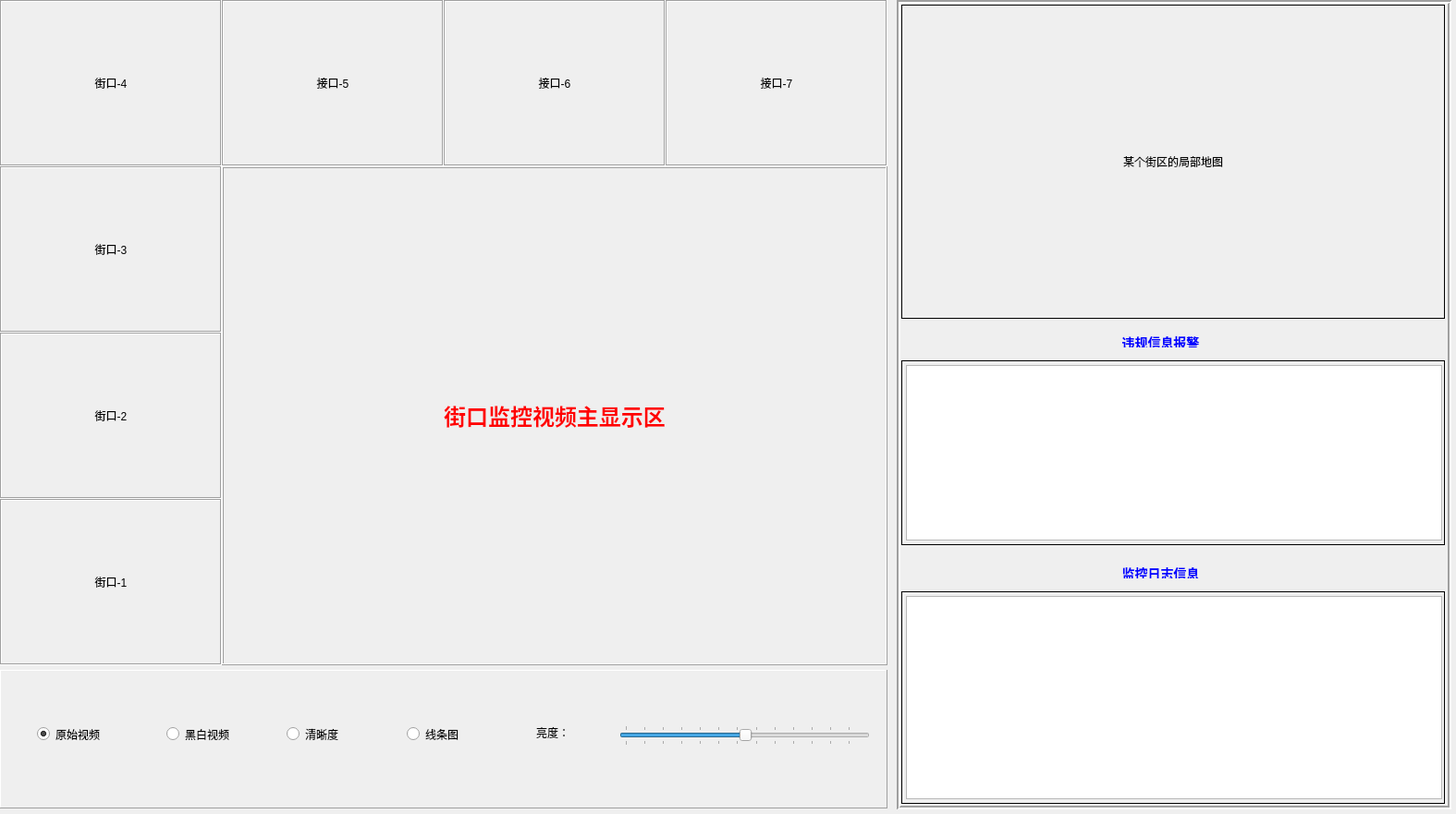
<?xml version="1.0" encoding="UTF-8"?>
<ui version="4.0">
 <class>Traffic</class>
 <widget class="QDialog" name="Traffic">
  <property name="geometry">
   <rect>
    <x>0</x>
    <y>0</y>
    <width>1575</width>
    <height>881</height>
   </rect>
  </property>
  <property name="windowTitle">
   <string>交通违规监控系统</string>
  </property>
  <widget class="QFrame" name="frm_video_main">
   <property name="geometry">
    <rect>
     <x>240</x>
     <y>180</y>
     <width>720</width>
     <height>540</height>
    </rect>
   </property>
   <property name="frameShape">
    <enum>QFrame::Box</enum>
   </property>
   <property name="frameShadow">
    <enum>QFrame::Raised</enum>
   </property>
   <property name="lineWidth">
    <number>1</number>
   </property>
   <widget class="WLabel" name="lbl_video_main">
    <property name="geometry">
     <rect>
      <x>0</x>
      <y>0</y>
      <width>720</width>
      <height>540</height>
     </rect>
    </property>
    <property name="midLineWidth">
     <number>1</number>
    </property>
    <property name="text">
     <string>&lt;font color=red size=6&gt;&lt;b&gt;街口监控视频主显示区&lt;/b&gt;&lt;/font&gt;</string>
    </property>
    <property name="alignment">
     <set>Qt::AlignCenter</set>
    </property>
   </widget>
  </widget>
  <widget class="QFrame" name="frame_2">
   <property name="geometry">
    <rect>
     <x>0</x>
     <y>0</y>
     <width>240</width>
     <height>180</height>
    </rect>
   </property>
   <property name="frameShape">
    <enum>QFrame::Box</enum>
   </property>
   <property name="frameShadow">
    <enum>QFrame::Sunken</enum>
   </property>
   <widget class="WLabel" name="lbl_video_4">
    <property name="geometry">
     <rect>
      <x>0</x>
      <y>0</y>
      <width>240</width>
      <height>180</height>
     </rect>
    </property>
    <property name="text">
     <string>街口-4</string>
    </property>
    <property name="alignment">
     <set>Qt::AlignCenter</set>
    </property>
   </widget>
  </widget>
  <widget class="QFrame" name="frame_3">
   <property name="geometry">
    <rect>
     <x>240</x>
     <y>0</y>
     <width>240</width>
     <height>180</height>
    </rect>
   </property>
   <property name="frameShape">
    <enum>QFrame::Box</enum>
   </property>
   <property name="frameShadow">
    <enum>QFrame::Sunken</enum>
   </property>
   <widget class="WLabel" name="lbl_video_5">
    <property name="geometry">
     <rect>
      <x>0</x>
      <y>0</y>
      <width>240</width>
      <height>180</height>
     </rect>
    </property>
    <property name="text">
     <string>接口-5</string>
    </property>
    <property name="alignment">
     <set>Qt::AlignCenter</set>
    </property>
   </widget>
  </widget>
  <widget class="QFrame" name="frame_4">
   <property name="geometry">
    <rect>
     <x>480</x>
     <y>0</y>
     <width>240</width>
     <height>180</height>
    </rect>
   </property>
   <property name="frameShape">
    <enum>QFrame::Box</enum>
   </property>
   <property name="frameShadow">
    <enum>QFrame::Sunken</enum>
   </property>
   <widget class="WLabel" name="lbl_video_6">
    <property name="geometry">
     <rect>
      <x>0</x>
      <y>0</y>
      <width>240</width>
      <height>180</height>
     </rect>
    </property>
    <property name="text">
     <string>接口-6</string>
    </property>
    <property name="alignment">
     <set>Qt::AlignCenter</set>
    </property>
   </widget>
  </widget>
  <widget class="QFrame" name="frame_5">
   <property name="geometry">
    <rect>
     <x>720</x>
     <y>0</y>
     <width>240</width>
     <height>180</height>
    </rect>
   </property>
   <property name="frameShape">
    <enum>QFrame::Box</enum>
   </property>
   <property name="frameShadow">
    <enum>QFrame::Sunken</enum>
   </property>
   <widget class="WLabel" name="lbl_video_7">
    <property name="geometry">
     <rect>
      <x>0</x>
      <y>0</y>
      <width>240</width>
      <height>180</height>
     </rect>
    </property>
    <property name="text">
     <string>接口-7</string>
    </property>
    <property name="alignment">
     <set>Qt::AlignCenter</set>
    </property>
   </widget>
  </widget>
  <widget class="QFrame" name="frame_6">
   <property name="geometry">
    <rect>
     <x>0</x>
     <y>180</y>
     <width>240</width>
     <height>180</height>
    </rect>
   </property>
   <property name="frameShape">
    <enum>QFrame::Box</enum>
   </property>
   <property name="frameShadow">
    <enum>QFrame::Sunken</enum>
   </property>
   <widget class="WLabel" name="lbl_video_3">
    <property name="geometry">
     <rect>
      <x>0</x>
      <y>0</y>
      <width>240</width>
      <height>180</height>
     </rect>
    </property>
    <property name="text">
     <string>街口-3</string>
    </property>
    <property name="alignment">
     <set>Qt::AlignCenter</set>
    </property>
   </widget>
  </widget>
  <widget class="QFrame" name="frame_7">
   <property name="geometry">
    <rect>
     <x>0</x>
     <y>360</y>
     <width>240</width>
     <height>180</height>
    </rect>
   </property>
   <property name="frameShape">
    <enum>QFrame::Box</enum>
   </property>
   <property name="frameShadow">
    <enum>QFrame::Sunken</enum>
   </property>
   <widget class="WLabel" name="lbl_video_2">
    <property name="geometry">
     <rect>
      <x>0</x>
      <y>0</y>
      <width>240</width>
      <height>180</height>
     </rect>
    </property>
    <property name="text">
     <string>街口-2</string>
    </property>
    <property name="alignment">
     <set>Qt::AlignCenter</set>
    </property>
   </widget>
  </widget>
  <widget class="QFrame" name="frame_8">
   <property name="geometry">
    <rect>
     <x>0</x>
     <y>540</y>
     <width>240</width>
     <height>180</height>
    </rect>
   </property>
   <property name="frameShape">
    <enum>QFrame::Box</enum>
   </property>
   <property name="frameShadow">
    <enum>QFrame::Sunken</enum>
   </property>
   <widget class="WLabel" name="lbl_video_1">
    <property name="geometry">
     <rect>
      <x>0</x>
      <y>0</y>
      <width>240</width>
      <height>180</height>
     </rect>
    </property>
    <property name="text">
     <string>街口-1</string>
    </property>
    <property name="alignment">
     <set>Qt::AlignCenter</set>
    </property>
   </widget>
  </widget>
  <widget class="QFrame" name="frame_9">
   <property name="geometry">
    <rect>
     <x>0</x>
     <y>725</y>
     <width>960</width>
     <height>150</height>
    </rect>
   </property>
   <property name="frameShape">
    <enum>QFrame::Panel</enum>
   </property>
   <property name="frameShadow">
    <enum>QFrame::Raised</enum>
   </property>
   <widget class="QRadioButton" name="btn_gray">
    <property name="geometry">
     <rect>
      <x>180</x>
      <y>60</y>
      <width>110</width>
      <height>19</height>
     </rect>
    </property>
    <property name="text">
     <string>黑白视频</string>
    </property>
    <attribute name="buttonGroup">
     <string notr="true">bgr_video_handle</string>
    </attribute>
   </widget>
   <widget class="QRadioButton" name="btn_clear">
    <property name="geometry">
     <rect>
      <x>310</x>
      <y>60</y>
      <width>110</width>
      <height>19</height>
     </rect>
    </property>
    <property name="text">
     <string>清晰度</string>
    </property>
    <attribute name="buttonGroup">
     <string notr="true">bgr_video_handle</string>
    </attribute>
   </widget>
   <widget class="QRadioButton" name="btn_contour">
    <property name="geometry">
     <rect>
      <x>440</x>
      <y>60</y>
      <width>110</width>
      <height>19</height>
     </rect>
    </property>
    <property name="text">
     <string>线条图</string>
    </property>
    <attribute name="buttonGroup">
     <string notr="true">bgr_video_handle</string>
    </attribute>
   </widget>
   <widget class="QSlider" name="sld_brightness">
    <property name="geometry">
     <rect>
      <x>670</x>
      <y>60</y>
      <width>271</width>
      <height>22</height>
     </rect>
    </property>
    <property name="maximum">
     <number>255</number>
    </property>
    <property name="singleStep">
     <number>5</number>
    </property>
    <property name="value">
     <number>128</number>
    </property>
    <property name="orientation">
     <enum>Qt::Horizontal</enum>
    </property>
    <property name="tickPosition">
     <enum>QSlider::TicksBothSides</enum>
    </property>
    <property name="tickInterval">
     <number>20</number>
    </property>
   </widget>
   <widget class="QLabel" name="label_9">
    <property name="geometry">
     <rect>
      <x>580</x>
      <y>60</y>
      <width>68</width>
      <height>15</height>
     </rect>
    </property>
    <property name="text">
     <string>亮度：</string>
    </property>
   </widget>
   <widget class="QRadioButton" name="btn_src">
    <property name="geometry">
     <rect>
      <x>40</x>
      <y>60</y>
      <width>110</width>
      <height>19</height>
     </rect>
    </property>
    <property name="text">
     <string>原始视频</string>
    </property>
    <property name="checked">
     <bool>true</bool>
    </property>
    <attribute name="buttonGroup">
     <string notr="true">bgr_video_handle</string>
    </attribute>
   </widget>
  </widget>
  <widget class="QFrame" name="frm_info">
   <property name="geometry">
    <rect>
     <x>970</x>
     <y>0</y>
     <width>600</width>
     <height>876</height>
    </rect>
   </property>
   <property name="frameShape">
    <enum>QFrame::Box</enum>
   </property>
   <property name="frameShadow">
    <enum>QFrame::Sunken</enum>
   </property>
   <property name="lineWidth">
    <number>2</number>
   </property>
   <widget class="QFrame" name="frame_11">
    <property name="geometry">
     <rect>
      <x>5</x>
      <y>5</y>
      <width>588</width>
      <height>340</height>
     </rect>
    </property>
    <property name="frameShape">
     <enum>QFrame::Box</enum>
    </property>
    <property name="frameShadow">
     <enum>QFrame::Plain</enum>
    </property>
    <widget class="QLabel" name="lbl_map">
     <property name="geometry">
      <rect>
       <x>0</x>
       <y>0</y>
       <width>588</width>
       <height>340</height>
      </rect>
     </property>
     <property name="text">
      <string>某个街区的局部地图</string>
     </property>
     <property name="alignment">
      <set>Qt::AlignCenter</set>
     </property>
    </widget>
   </widget>
   <widget class="QFrame" name="frame_12">
    <property name="geometry">
     <rect>
      <x>5</x>
      <y>390</y>
      <width>588</width>
      <height>200</height>
     </rect>
    </property>
    <property name="frameShape">
     <enum>QFrame::Box</enum>
    </property>
    <property name="frameShadow">
     <enum>QFrame::Plain</enum>
    </property>
    <widget class="QListView" name="lsv_warning">
     <property name="geometry">
      <rect>
       <x>5</x>
       <y>5</y>
       <width>580</width>
       <height>190</height>
      </rect>
     </property>
    </widget>
   </widget>
   <widget class="QLabel" name="label_11">
    <property name="geometry">
     <rect>
      <x>220</x>
      <y>360</y>
      <width>131</width>
      <height>16</height>
     </rect>
    </property>
    <property name="text">
     <string>&lt;font color=&quot;blue&quot; size=4&gt;&lt;strong&gt;违规信息报警&lt;/strong&gt;&lt;/font&gt;</string>
    </property>
    <property name="alignment">
     <set>Qt::AlignCenter</set>
    </property>
   </widget>
   <widget class="QFrame" name="frame_13">
    <property name="geometry">
     <rect>
      <x>5</x>
      <y>640</y>
      <width>588</width>
      <height>230</height>
     </rect>
    </property>
    <property name="frameShape">
     <enum>QFrame::Box</enum>
    </property>
    <property name="frameShadow">
     <enum>QFrame::Plain</enum>
    </property>
    <widget class="QTableView" name="tbv_log">
     <property name="geometry">
      <rect>
       <x>5</x>
       <y>5</y>
       <width>580</width>
       <height>220</height>
      </rect>
     </property>
    </widget>
   </widget>
   <widget class="QLabel" name="label_12">
    <property name="geometry">
     <rect>
      <x>220</x>
      <y>610</y>
      <width>131</width>
      <height>16</height>
     </rect>
    </property>
    <property name="text">
     <string>&lt;font color=&quot;blue&quot; size=4&gt;&lt;strong&gt;监控日志信息&lt;/strong&gt;&lt;/font&gt;</string>
    </property>
    <property name="alignment">
     <set>Qt::AlignCenter</set>
    </property>
   </widget>
  </widget>
 </widget>
 <customwidgets>
  <customwidget>
   <class>WLabel</class>
   <extends>QLabel</extends>
   <header>wlabel.h</header>
  </customwidget>
 </customwidgets>
 <resources/>
 <connections>
  <connection>
   <sender>bgr_video_handle</sender>
   <signal>buttonClicked(int)</signal>
   <receiver>Traffic</receiver>
   <slot>handle_video(int)</slot>
   <hints>
    <hint type="sourcelabel">
     <x>-1</x>
     <y>-1</y>
    </hint>
    <hint type="destinationlabel">
     <x>787</x>
     <y>440</y>
    </hint>
   </hints>
  </connection>
  <connection>
   <sender>sld_brightness</sender>
   <signal>valueChanged(int)</signal>
   <receiver>Traffic</receiver>
   <slot>modify_bright(int)</slot>
   <hints>
    <hint type="sourcelabel">
     <x>742</x>
     <y>798</y>
    </hint>
    <hint type="destinationlabel">
     <x>967</x>
     <y>618</y>
    </hint>
   </hints>
  </connection>
 </connections>
 <slots>
  <slot>switch_main_area()</slot>
  <slot>pop_video_window()</slot>
  <slot>handle_video(int)</slot>
  <slot>modify_bright(int)</slot>
 </slots>
 <buttongroups>
  <buttongroup name="bgr_video_handle"/>
 </buttongroups>
</ui>
